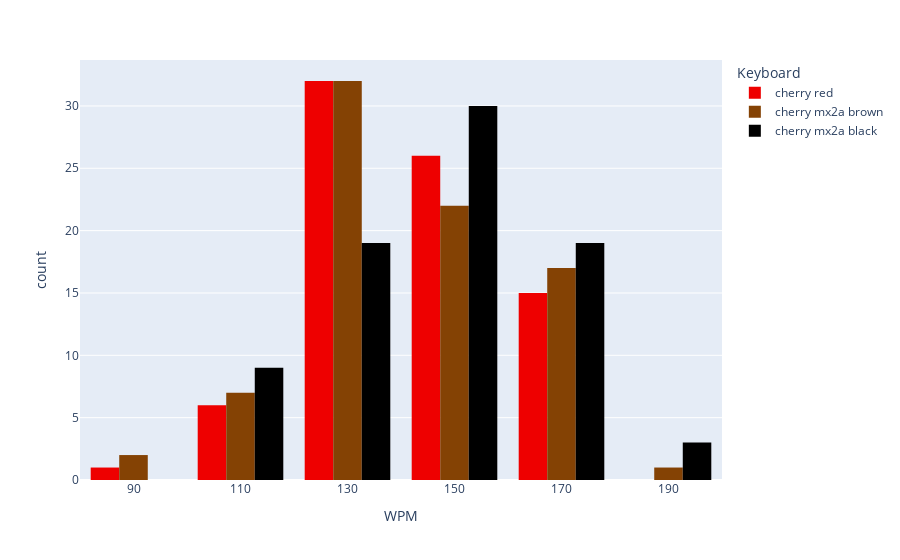

This figure's notebook cell:
### Code cell
fig_result_hist = px.histogram(
df_trial_results, x = 'WPM', color = 'Keyboard', nbins = 10,
color_discrete_map=keyboard_color_discrete_map)
fig_result_hist.update_layout(
    barmode = 'group')
fig_result_hist.write_html(
analytics_folder+'result_histogram.html')
fig_result_hist

### Figure 1 — Plotly figure (JSON) as saved in the notebook; plotly's stock layout.template omitted (floating-point values rounded to 4 significant figures)
{"data": [{"alignmentgroup": "True", "bingroup": "x", "hovertemplate": "Keyboard=cherry red<br>WPM=%{x}<br>count=%{y}<extra></extra>", "legendgroup": "cherry red", "marker": {"color": "#EE0000", "pattern": {"shape": ""}}, "name": "cherry red", "nbinsx": 10, "offsetgroup": "cherry red", "orientation": "v", "showlegend": true, "type": "histogram", "x": [137.3, 165.0, 172.1, 135.7, 147.9, 144.4, 167.7, 140.2, 142.5, 173.4, 131.1, 164.3, 138.4, 161.5, 129.0, 138.7, 125.2, 127.9, 164.4, 158.2, 148.1, 155.0, 146.9, 133.1, 133.1, 106.7, 123.9, 101.2, 133.1, 162.4, 134.2, 131.4, 86.24, 131.8, 147.9, 155.1, 120.4, 130.2, 130.9, 146.0, 131.7, 155.5, 175.4, 114.6, 129.7, 147.0, 157.9, 168.7, 135.8, 151.5, 159.8, 170.0, 124.5, 144.9, 156.7, 136.3, 163.7, 145.7, 129.2, 128.7, 126.9, 136.0, 128.8, 147.7, 168.2, 168.3, 174.1, 159.6, 112.5, 127.7, 102.4, 128.3, 130.0, 142.1, 139.2, 158.2, 148.6, 116.4, 153.3, 154.3], "xaxis": "x", "yaxis": "y"}, {"alignmentgroup": "True", "bingroup": "x", "hovertemplate": "Keyboard=cherry mx2a brown<br>WPM=%{x}<br>count=%{y}<extra></extra>", "legendgroup": "cherry mx2a brown", "marker": {"color": "#844204", "pattern": {"shape": ""}}, "name": "cherry mx2a brown", "nbinsx": 10, "offsetgroup": "cherry mx2a brown", "orientation": "v", "showlegend": true, "type": "histogram", "x": [152.5, 109.2, 127.4, 182.2, 164.9, 140.9, 175.9, 150.6, 161.8, 165.1, 157.5, 171.9, 156.0, 123.2, 137.9, 112.2, 175.9, 168.9, 136.0, 152.1, 154.4, 120.8, 95.19, 132.0, 151.6, 156.1, 167.4, 152.0, 162.4, 137.5, 98.19, 145.0, 115.2, 140.3, 149.3, 127.6, 116.4, 172.3, 138.7, 121.7, 157.3, 126.1, 115.3, 166.9, 157.5, 150.9, 124.0, 135.1, 117.6, 164.8, 142.4, 150.5, 176.7, 156.0, 138.9, 171.9, 128.2, 133.7, 172.8, 130.8, 147.3, 121.0, 133.8, 159.0, 135.6, 132.9, 136.6, 171.5, 124.2, 161.5, 125.3, 112.9, 137.1, 127.9, 127.3, 152.8, 138.2, 137.9, 126.0, 130.0, 130.2], "xaxis": "x", "yaxis": "y"}, {"alignmentgroup": "True", "bingroup": "x", "hovertemplate": "Keyboard=cherry mx2a black<br>WPM=%{x}<br>count=%{y}<extra></extra>", "legendgroup": "cherry mx2a black", "marker": {"color": "black", "pattern": {"shape": ""}}, "name": "cherry mx2a black", "nbinsx": 10, "offsetgroup": "cherry mx2a black", "orientation": "v", "showlegend": true, "type": "histogram", "x": [146.4, 136.6, 172.8, 172.3, 147.8, 160.7, 163.0, 153.9, 158.9, 169.0, 145.8, 128.0, 163.3, 109.2, 110.7, 150.1, 115.9, 128.8, 141.5, 167.2, 101.8, 168.5, 166.1, 176.9, 129.4, 119.4, 119.0, 141.2, 123.0, 148.0, 147.7, 145.0, 125.8, 141.8, 121.4, 146.5, 173.7, 145.8, 132.3, 163.4, 127.8, 169.9, 107.9, 170.5, 153.1, 133.9, 150.8, 128.1, 181.4, 125.4, 190.0, 145.2, 150.4, 170.9, 138.4, 173.5, 148.7, 150.7, 177.1, 196.6, 158.7, 119.4, 161.9, 155.4, 134.3, 144.1, 161.1, 147.2, 130.5, 143.6, 146.4, 145.4, 118.1, 142.2, 125.5, 127.1, 130.1, 121.0, 150.7, 158.2], "xaxis": "x", "yaxis": "y"}], "layout": {"barmode": "group", "legend": {"title": {"text": "Keyboard"}, "tracegroupgap": 0}, "margin": {"t": 60}, "xaxis": {"anchor": "y", "domain": [0, 1], "title": {"text": "WPM"}}, "yaxis": {"anchor": "x", "domain": [0, 1], "title": {"text": "count"}}}}
